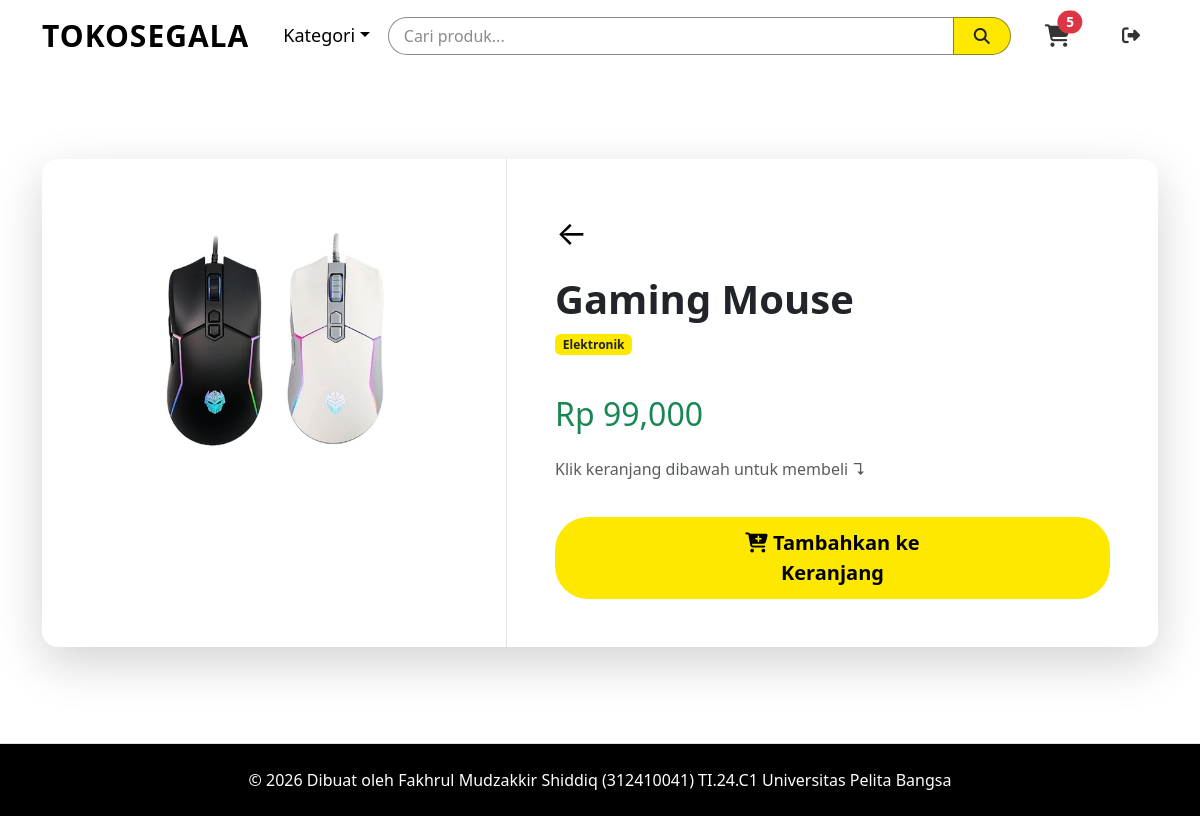
The page /detail_produk.php?id=1 (signed in) on the database its author committed.
### tables this page shows
CREATE TABLE `products` (
  `id_product` int(11) NOT NULL,
  `nama_produk` varchar(100) NOT NULL,
  `kategori` varchar(50) DEFAULT NULL,
  `harga` int(11) NOT NULL,
  `stok` int(11) NOT NULL,
  `gambar` varchar(255) DEFAULT NULL
);

### detail_produk.php (the view, shortened to what this page needs)
<?php
include 'config/koneksi.php';
$id_product = $_GET['id'];
$query = mysqli_query($koneksi, "SELECT * FROM products WHERE id_product='$id_product'");
$product = mysqli_fetch_assoc($query);
?>
<div class="card-detail shadow-lg border-0 rounded-4 overflow-hidden mb-5 mt-5">
  <div class="row g-0">
    <div class="col-md-5 p-5 bg-white text-center border-end">
      <img src="assets/images/<?= $product['gambar']; ?>" class="img-fluid" style="max-height: 400px;" />
    </div>
    <div class="col-md-7 p-5 bg-white">
      <a href="javascript:history.back()" class="btn btn-link text-decoration-none p-0 mb-3">←</a>
      <h1 class="fw-bold"><?= $product['nama_produk']; ?></h1>
      <a href="index.php?kategori=<?= $product['kategori']; ?>" class="badge bg-info text-dark text-decoration-none mb-3 d-inline-block">
        <?= $product['kategori']; ?>
      </a>
      <h2 class="text-success my-4">Rp <?= number_format($product['harga']); ?></h2>
      <p class="text-muted" style="text-align: justify;"> Klik keranjang dibawah untuk membeli ↴</p>
      <a href="user/tambah_keranjang.php?id=<?= $product['id_product']; ?>" class="btn btn-cart btn-lg">
        <i class="fas fa-cart-plus"></i> Tambahkan ke Keranjang
      </a>
    </div>
  </div>
</div>
<?php
include 'layout.php';
?>

### assets/css/style.css (style rules this page uses)
body { background-color: #ffffff; margin: 0; padding: 0; }
.btn-cart { background-color: #ffe800; color: #000000 !important; padding: 10px 25%; border-radius: 33px; font-weight: 600; transition: 0.3s; }
.btn-link { font-size: 33px; color: black; }
.card-detail { border-radius: 15px; border: none; padding: 0; }
.card-detail img { max-height: 400px; object-fit: cover; }
.card-detail h1 { font-weight: 800; }
.card-detail .btn-cart { margin-top: 20px; }
.bg-info { background-color: #ffe800 !important; }

### rows shown on the page
products: gambar (picture), nama_produk "Gaming Mouse", kategori "Elektronik", harga "99,000"

### other values the page prints
$cart_count "5"
